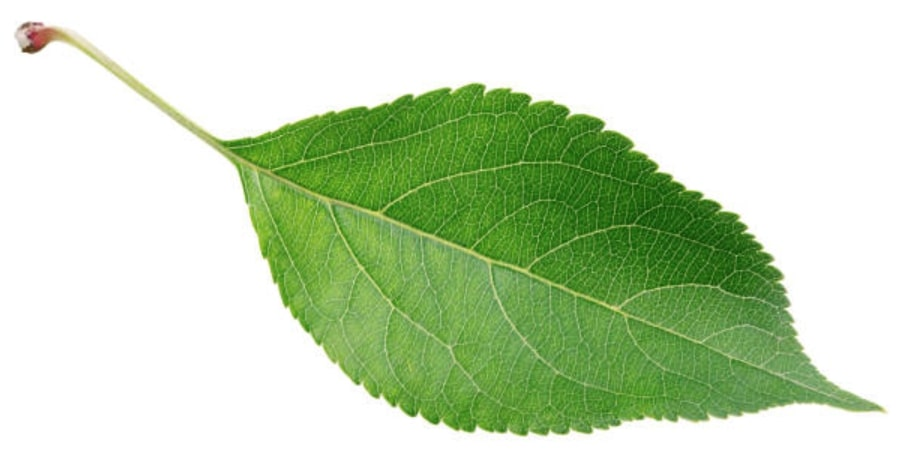
#> input picture ai/image_processing/plant_images/plant.jpg, 900 x 454 px
$ python -i disease-grading.py   (imports and definitions only)
#> lines starting #> are read from the running program, lines starting #| are printed output that depends on the picture
from PIL import Image, ImageFilter, ImageDraw
from sklearn.cluster import KMeans
from skimage import measure, util
import numpy as np, math, random
import os
PLANT_IMAGE_FOLDER = "./plant_images"
TEMP_IMAGE_FOLDER = "./template_images"
IMAGE_SUFFIX = ".jpg"
LAPLACIAN_KERNEL = [0,-1,0,-1,8,-1,0,-1,0]
THRESHOLD = 100

def generate_random_noise_kernel(size):
	kernel = []
	for i in range(size*size):
		kernel.append(random.uniform(0.7,1))
	return kernel

def acquireImages():
    images = []
    for image_path in os.listdir(PLANT_IMAGE_FOLDER) :
        if(image_path.endswith(IMAGE_SUFFIX)):
            images.append(Image.open(PLANT_IMAGE_FOLDER + '/' +image_path))
    return images

def acquireTempImages():
    images = []
    for image_path in os.listdir(TEMP_IMAGE_FOLDER) :
        if(image_path.endswith(IMAGE_SUFFIX)):
            images.append(Image.open(TEMP_IMAGE_FOLDER + '/' +image_path))
    return images

def gaussian_kernel(l=5, sig=1.):
    ax = np.arange(-l // 2 + 1., l // 2 + 1.)
    xx, yy = np.meshgrid(ax, ax)
    kernel = np.exp(-0.5 * (np.square(xx) + np.square(yy)) / np.square(sig))
    return kernel / np.sum(kernel)

def compute_average_image_color(img):
    width, height = img.size
    r_total = 0
    g_total = 0
    b_total = 0
    count = 0
    for x in range(0, width):
        for y in range(0, height):
            r, g, b = img.getpixel((x,y))
            r_total += r
            g_total += g
            b_total += b
            count += 1
    if count > 0:
    	return (r_total/count, g_total/count, b_total/count)
    else:
    	return(0,0,0)

def draw_artificial_damage(image):
	width, height = image.size
	filter_size = 20
	for x in range(1, width-1 - filter_size):
		for y in range(1, height-1 - filter_size):
			draw_damage_at(newimg, x,y,size)

def add_random_shapes_to_edges(image):
	width, height = image.size
	checkup_pts_x = [0,int(width/4),int(width/4)*2,int(width/4)*3,width-1]
	checkup_pts_y = [0,int(height/4),int(height/4)*2,int(height/4)*3,height-1]
	for x in checkup_pts_x:
		draw_random_shape(image, x)
	for y in checkup_pts_y:
		draw_random_shape(image, y, False)

def draw_random_shape(image, pos, at_x = True):
	shape_size_factor_1 = random.uniform(0,1)
	shape_size_factor_2 = random.uniform(0,1)
	width, height = image.size
	draw = ImageDraw.Draw(image)
	if at_x:
		shape_size = int(width*shape_size_factor_1)
		draw.ellipse([pos, 0- int(shape_size/2), pos + shape_size, 0+ int(shape_size/2)],(254,254,254))
		shape_size_2 = int(width*shape_size_factor_2)
		draw.ellipse([pos, height- int(shape_size_2/2), pos + shape_size, height+ int(shape_size_2/2)],(254,254,254))
	else:
		shape_size = int(height*shape_size_factor_1)
		draw.ellipse([0- int(shape_size/2),pos, 0+ int(shape_size/2),pos + shape_size],(254,254,254))
		shape_size_2 = int(height*shape_size_factor_2)
		draw.ellipse([width- int(shape_size/2),pos, width+ int(shape_size/2),pos + shape_size],(254,254,254))


def draw_damage_at(image):
	random_pos = generate_random_pos_for_image(image)
	random_size = generate_random_size_for_damage(image)
	x,y,size = random_pos[0], random_pos[1],  random_size
	newimg = Image.new("RGB", (size, size), "white")
	darkening_gaussian_kernel = gaussian_kernel(size, 1)
	noise_kernel = generate_random_noise_kernel(size)
	light_or_dark = random.uniform(0,1)
	for x_x in range(1, size-1):
		for y_y in range(1, size-1):
			if (x_x + x < image.width) and (y_y + y < image.height):
				p = image.getpixel((x_x + x, y_y + y))
				r,g,b = int(p[0]), int(p[1]), int(p[2])
				newimg.putpixel((x_x,y_y),(r,g,b))
	average_color = compute_average_image_color(newimg)
	add_random_shapes_to_edges(newimg)
	i = 0
	for x_x in range(1, size-1):
		for y_y in range(1, size-1):
			i += 1
			if (x_x + x < image.width) and (y_y + y < image.height):
				p = image.getpixel((x_x + x, y_y + y))
				p_n = newimg.getpixel((x_x,y_y))
				darkening_factor = darkening_gaussian_kernel[x_x,y_y]
				if(light_or_dark > 0.5):
					darkening_factor = 1-darkening_gaussian_kernel[x_x,y_y]
				r,g,b = int((p[0] - (average_color[0]*0.5))), int((p[1] - (average_color[1]*0.5))),int((p[2] - (average_color[2]*0.5)))
				if ((r+g+b)/3 <= 128):
					image.putpixel((x_x + x,y_y + y),(int(r*noise_kernel[i]),int(g*noise_kernel[i]),int(b*noise_kernel[i])))
				if (p_n[0] > 220):
					image.putpixel((x_x + x,y_y + y),(p[0],p[1],p[2]))
	return image


def generate_Template_Image():
	images = acquireTempImages()
	color_image = images[0]
	orig_image = images[1]
	width, height = color_image.size
	newimg = Image.new("RGB", (width, height), "white")
	for x in range(width):
		for y in range(height):
			p = color_image.getpixel((x,y))
			p_o = orig_image.getpixel((x,y))
			r = p[0]
			g = p[1]
			b = p[2]
			r_o = p_o[0]
			g_o = p_o[1]
			b_o = p_o[2]
			average_color = int((r+g+b)/3)
			if not(average_color <= 30):
				newimg.putpixel((x ,y),(p_o[0],p_o[1],p_o[2]))
	return newimg

def generate_random_pos_for_image(image):
	width, height = image.size
	random_factor_1 = random.uniform(0,1)
	random_factor_2 = random.uniform(0,1)
	return (int(width*random_factor_1)-1, int(height*random_factor_2)-1)

def generate_random_size_for_damage(image):
	width, height = image.size
	random_factor = random.uniform(0,1)
	return int((height/4)*random_factor)

def add_random_damage_to_plant(image):
	no_damage_pts = int(random.uniform(0,1) * 20)
	print(no_damage_pts)
	for i in range(no_damage_pts):
		draw_damage_at(image)
	image.show()

image = acquireImages()[0]
#> image is the input picture: PIL image 900x454 RGB; mean R, G, B 196.7, 216.5, 183
# [5 lines not run here, left out]

>>> from PIL import Image
>>> picture = Image.open('plant_images/plant.jpg')
>>> result = draw_damage_at(picture)
#> in draw_damage_at, `random_pos = generate_random_pos_for_image(image)`: random_pos = (758, 343)
#> in draw_damage_at, `random_size = generate_random_size_for_damage(image)`: random_size = 47
#> in draw_damage_at, `x,y,size = random_pos[0], random_pos[1],  random_size`: x = 758; y = 343; size = 47
#> in draw_damage_at, `newimg = Image.new("RGB", (size, size), "white")`: newimg: PIL image 47x47 RGB; every value is 255
#> in gaussian_kernel, `kernel = np.exp(-0.5 * (np.square(xx) + np.square(yy)) / np.square(sig))`:
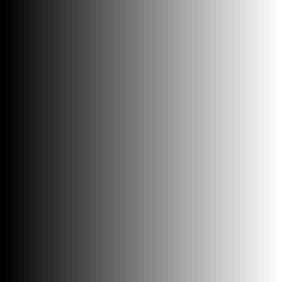
#> xx: shape (47, 47) float64 (shown 6 times larger); min -23, max 23, mean 0; drawn with min black and max white
#> in gaussian_kernel, `kernel = np.exp(-0.5 * (np.square(xx) + np.square(yy)) / np.square(sig))`:
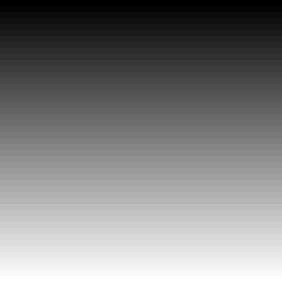
#> yy: shape (47, 47) float64 (shown 6 times larger); min -23, max 23, mean 0; drawn with min black and max white
#> in draw_damage_at, `darkening_gaussian_kernel = gaussian_kernel(size, 1)`:
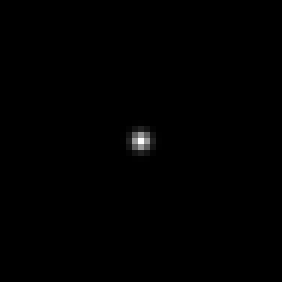
#> darkening_gaussian_kernel: shape (47, 47) float64 (shown 6 times larger); min 2.88e-231, max 0.159, mean 0.000453; drawn with min black and max white
#> in draw_damage_at, `noise_kernel = generate_random_noise_kernel(size)`: noise_kernel = 2209 values, max 1 at index 1778, min 0.7 at index 399, mean 0.851
#> after the loop in draw_damage_at, `for x_x in range(1, size-1):`:
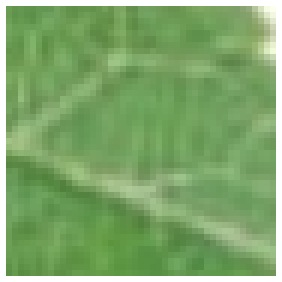
#> newimg: PIL image 47x47 RGB (shown 6 times larger); mean R, G, B 127, 167.8, 107.3
#> after the loop in compute_average_image_color, `for x in range(0, width):`: b_total = 237007; count = 2209; g_total = 370656; r_total = 280483
#> in draw_damage_at, `average_color = compute_average_image_color(newimg)`: average_color = (127, 167.8, 107.3)
#> after the loop in add_random_shapes_to_edges, `for x in checkup_pts_x:`:
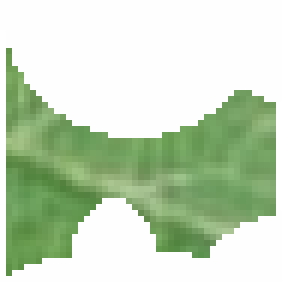
#> image: PIL image 47x47 RGB (shown 6 times larger); mean R, G, B 197.2, 215.3, 188.8
#> after the loop in add_random_shapes_to_edges, `for y in checkup_pts_y:`:
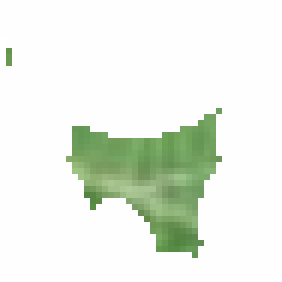
#> image: PIL image 47x47 RGB (shown 6 times larger); mean R, G, B 233.3, 239.8, 230
#> after the loop in draw_damage_at, `for x_x in range(1, size-1):`: i = 2025
